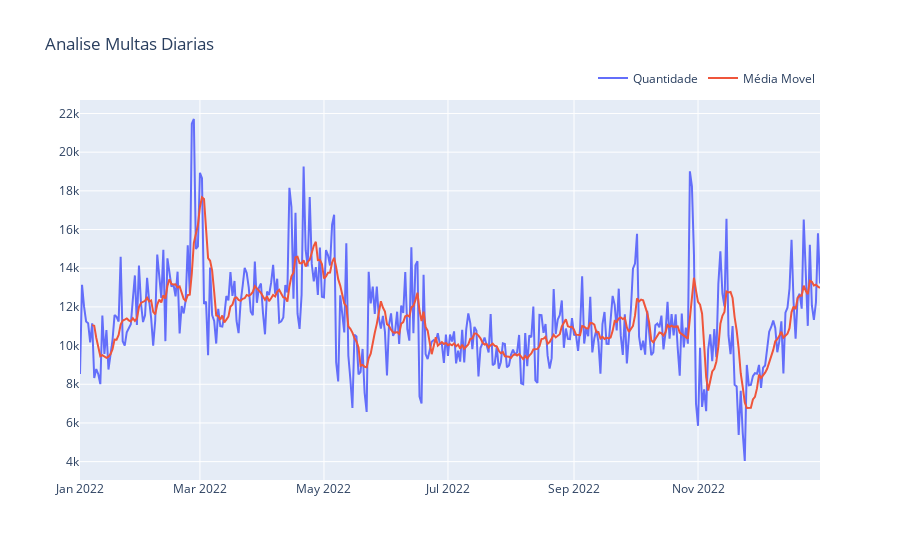

Notebook cell for this chart:
### Code cell
#Grid
Grid = make_subplots( rows=1, cols=1)

Grid.add_trace(
    go.Scatter(
        x=multa_dia['Data'],
        y=multa_dia['Tot_Multas'],
        mode='lines',
        name='Quantidade'
        ),
        row=1, col=1
)

Grid.add_trace(
    go.Scatter(
        x=multa_dia['Data'],
        y=multa_dia['Media_Movel'],
        mode='lines',
        name='Média Movel'
        ),
        row=1, col=1
)

#Ajuste de Layout
Grid.update_layout(
    #Titulo
    title='Analise Multas Diarias',

    #legenda
    showlegend=True,

    #Ajust plotly
    legend=dict(
        orientation='h',
        yanchor='bottom',
        y=1.02,
        xanchor='right',
        x=1
    )

)

Grid

### Figure 1 — Plotly figure (JSON) as saved in the notebook; plotly's stock layout.template omitted (floating-point values rounded to 4 significant figures; data arrays with more than 128 entries replaced by an {"elided": "..."} marker saying what was removed)
{"data": [{"mode": "lines", "name": "Quantidade", "type": "scatter", "x": {"elided": "365 str values"}, "xaxis": "x", "y": {"elided": "365 int values"}, "yaxis": "y"}, {"mode": "lines", "name": "Média Movel", "type": "scatter", "x": {"elided": "365 str values"}, "xaxis": "x", "y": {"elided": "365 float values"}, "yaxis": "y"}], "layout": {"legend": {"orientation": "h", "x": 1, "xanchor": "right", "y": 1.02, "yanchor": "bottom"}, "showlegend": true, "title": {"text": "Analise Multas Diarias"}, "xaxis": {"anchor": "y", "domain": [0, 1]}, "yaxis": {"anchor": "x", "domain": [0, 1]}}}
